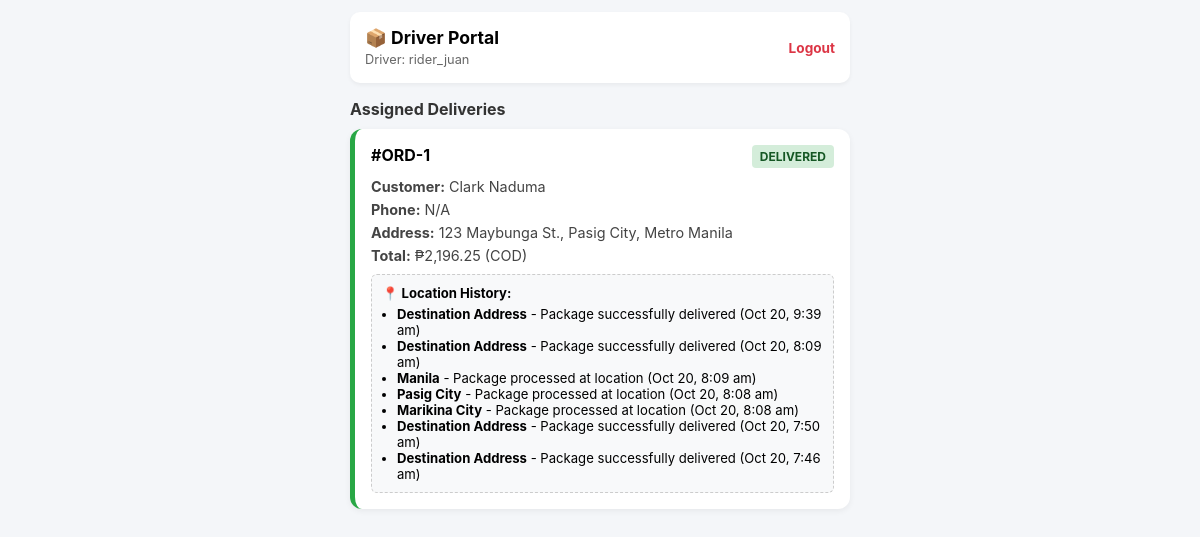
Before: /driver/deliveries.php (signed in) with the older database file.
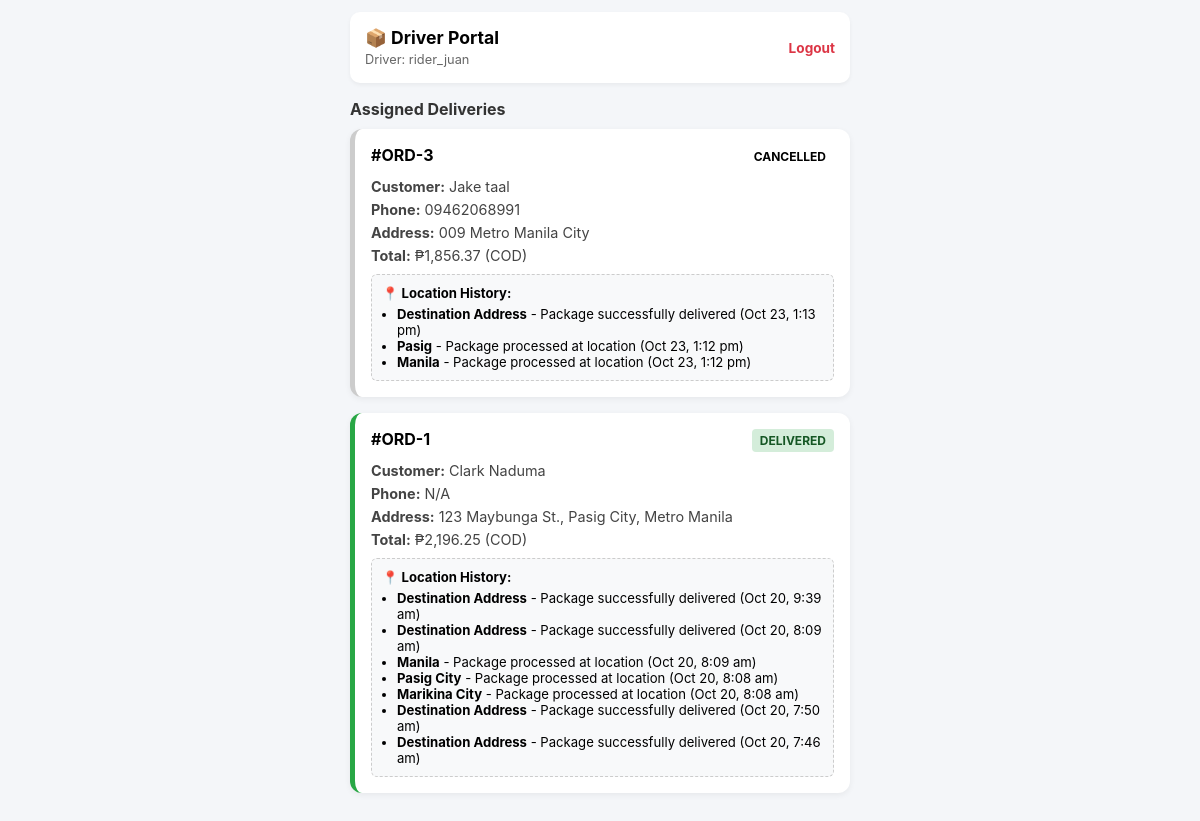
After: the same page with the newer database file.
### tables this page shows
CREATE TABLE `orders` (
  `order_id` int(10) UNSIGNED NOT NULL,
  `user_id` int(10) UNSIGNED NOT NULL,
  `driver_id` int(10) UNSIGNED DEFAULT NULL,
  `total_amount` decimal(10,2) NOT NULL,
  `payment_method` enum('COD','GCash','Credit Card','Bank Transfer') NOT NULL,
  `status` enum('Pending','Processing','Shipped','Out for Delivery','Delivered','Cancelled') NOT NULL DEFAULT 'Pending',
  `shipping_address` varchar(255) NOT NULL,
  `contact_number` varchar(30) DEFAULT NULL,
  `order_notes` varchar(255) DEFAULT NULL,
  `created_at` timestamp NOT NULL DEFAULT current_timestamp(),
  `updated_at` timestamp NOT NULL DEFAULT current_timestamp() ON UPDATE current_timestamp()
);

CREATE TABLE `users` (
  `user_id` int(10) UNSIGNED NOT NULL,
  `username` varchar(50) DEFAULT NULL,
  `full_name` varchar(150) NOT NULL,
  `email` varchar(255) NOT NULL,
  `password_hash` varchar(255) NOT NULL,
  `role` enum('Customer','Admin','Staff','Driver') NOT NULL DEFAULT 'Customer',
  `phone` varchar(30) DEFAULT NULL,
  `physical_address` varchar(255) DEFAULT NULL,
  `account_status` enum('Active','Suspended','Inactive','Locked') NOT NULL DEFAULT 'Active',
  `login_attempts` int(11) DEFAULT 0,
  `created_at` timestamp NOT NULL DEFAULT current_timestamp(),
  `last_login` timestamp NULL DEFAULT NULL,
  `status` varchar(50) NOT NULL DEFAULT 'Active',
  `failed_attempts` int(11) NOT NULL DEFAULT 0
);

CREATE TABLE `order_tracking` (
  `tracking_id` int(11) UNSIGNED NOT NULL,
  `order_id` int(10) UNSIGNED NOT NULL,
  `location_city` varchar(100) NOT NULL,
  `status_note` varchar(255) DEFAULT 'Package in transit',
  `updated_by` int(10) UNSIGNED DEFAULT NULL,
  `created_at` timestamp NOT NULL DEFAULT current_timestamp()
);

### driver/deliveries.php (the view, shortened to what this page needs)
<?php
require_once __DIR__ . '/../includes/db.php';
$driverId = $_SESSION['user_id'];
$query = "SELECT
            o.order_id,
            o.created_at,
            o.total_amount,
            o.payment_method,
            o.status,
            o.shipping_address,
            COALESCE(u.full_name, 'Customer') AS customer_name,
            u.phone AS customer_phone
          FROM orders o
          LEFT JOIN users u ON o.user_id = u.user_id
          WHERE o.driver_id = ?
          ORDER BY (o.status = 'Out for Delivery') DESC, o.order_id DESC";
$stmt = $pdo->prepare($query);
$stmt->execute([$driverId]);
$deliveries = $stmt->fetchAll();
?>
<!DOCTYPE html>
<html lang="en">
<head>
    <link rel="stylesheet" href="../assets/css/driver.css">
</head>
<body>
<div class="mobile-container">
    <div class="header">
        <div>
            <h2>📦 Driver Portal</h2>
            <span class="driver-name">Driver: <?php echo htmlspecialchars($_SESSION['username'] ?? 'Rider'); ?></span>
        </div>
        <a href="../pages/logout.php" class="logout-btn">Logout</a>
    </div>
    <h3 class="section-title">Assigned Deliveries</h3>
    <?php if (!empty($deliveries)): ?>
        <?php foreach ($deliveries as $item): ?>
            <?php
                $historyStmt = $pdo->prepare("SELECT location_city, status_note, created_at FROM order_tracking WHERE order_id = ? ORDER BY tracking_id DESC");
                $historyStmt->execute([$item['order_id']]);
                $logs = $historyStmt->fetchAll();
            ?>
            <div class="card <?php echo strtolower(str_replace(' ', '-', $item['status'])); ?>">
                <div class="card-header">
                    <span>#ORD-<?php echo $item['order_id']; ?></span>
                    <span class="badge badge-<?php echo strtolower(str_replace(' ', '-', $item['status'])); ?>">
                        <?php echo htmlspecialchars($item['status']); ?>
                    </span>
                </div>
                <div class="details">
                    <p><strong>Customer:</strong> <?php echo htmlspecialchars($item['customer_name']); ?></p>
                    <p><strong>Phone:</strong> <?php echo htmlspecialchars($item['customer_phone'] ?? 'N/A'); ?></p>
                    <p><strong>Address:</strong> <?php echo htmlspecialchars($item['shipping_address']); ?></p>
                    <p><strong>Total:</strong> ₱<?php echo number_format((float)$item['total_amount'], 2); ?> (<?php echo htmlspecialchars($item['payment_method']); ?>)</p>
                </div>
                <div class="tracking-history">
                    <strong>📍 Location History:</strong>
                    <?php if (!empty($logs)): ?>
                        <ul>
                            <?php foreach ($logs as $log): ?>
                                <li><strong><?php echo htmlspecialchars($log['location_city']); ?></strong> - <?php echo htmlspecialchars($log['status_note']); ?> (<?php echo date('M j, g:i a', strtotime($log['created_at'])); ?>)</li>
                            <?php endforeach; ?>
                        </ul>
                    <?php else: ?>
                        <p class="empty-history">No location updates recorded yet.</p>
                    <?php endif; ?>
                </div>
            </div>
        <?php endforeach; ?>
    <?php else: ?>
        <div class="card empty-card">
            No packages assigned to you at the moment.
        </div>
    <?php endif; ?>
</div>
</body>
</html>

Changed rows visible on the page:
added orders: order_id "3", status "CANCELLED", customer_name "Jake taal", user.phone "09462068991", shipping_address "009 Metro Manila City", total_amount "1,856.37", payment_method "COD"
added order_tracking: location_city "Destination Address", status_note "Package successfully delivered", created_at "Oct 23, 1:13 pm", shown under "3"
added order_tracking: location_city "Pasig", status_note "Package processed at location", created_at "Oct 23, 1:12 pm", shown under "3"
added order_tracking: location_city "Manila", status_note "Package processed at location", created_at "Oct 23, 1:12 pm", shown under "3"
